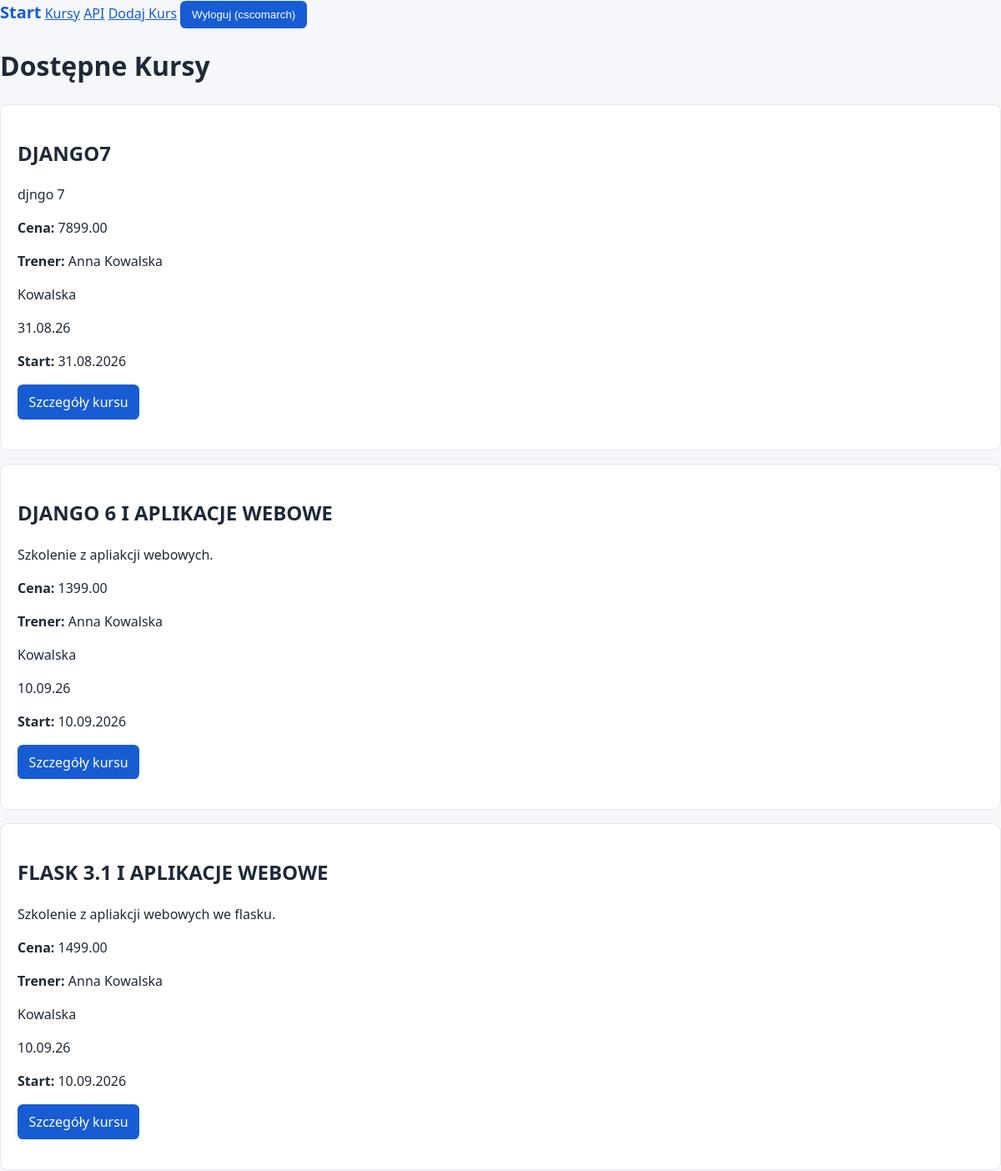
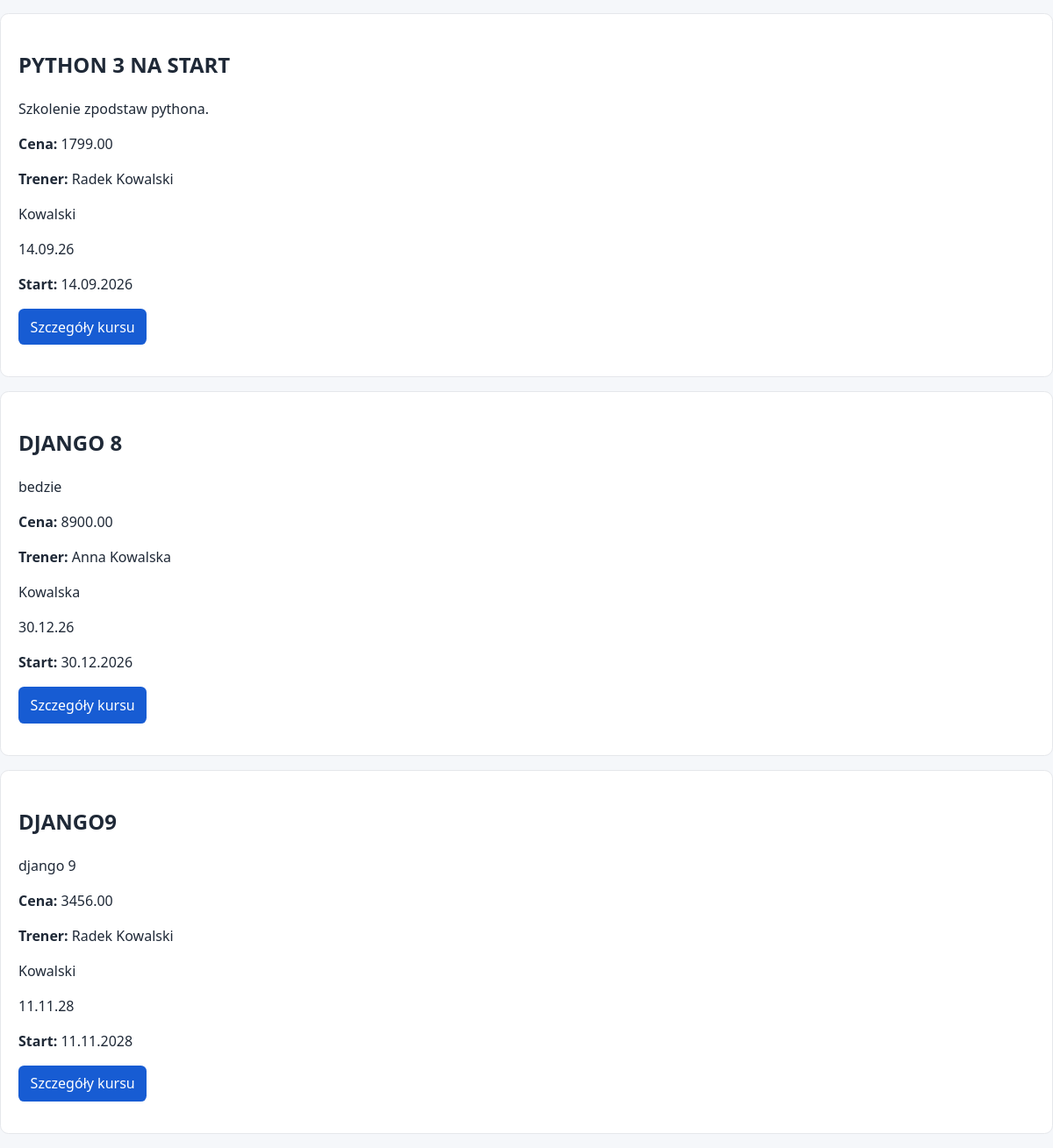
The app's page /courses/ (signed in) with its own data (2 pictures, top to bottom).
### courses/models.py (models this page shows, shortened)
class Course(models.Model):
    title = models.CharField(max_length=200)
    description = models.TextField()
    price = models.DecimalField(max_digits=10, decimal_places=2)
    start_date = models.DateField()
    active = models.BooleanField(default=True)
    max_participiants = models.PositiveIntegerField(default=20)
    trainer = models.ForeignKey(
        Trainer,
        on_delete=models.PROTECT,  # nie mozemy skasowac trenera jesli istnieje przypisany do niego kurs
        related_name="courses"
    )
    def get_absolute_url(self):
        return reverse("courses:course_detail", kwargs={"pk": self.pk})
    class Meta:
        ordering = ['start_date', 'title']

class Trainer(models.Model):
    first_name = models.CharField(max_length=100)
    last_name = models.CharField(max_length=100)
    email = models.EmailField(unique=True)
    bio = models.TextField(blank=True)  # dla pól tekstowych preferujemy blank
    def __str__(self) -> str:
        return f"{self.first_name} {self.last_name}"

### courses/views.py (the view)
# urls.py: path("courses/", views.course_list, name="course_list"),
def course_list(request):
    courses = Course.objects.filter(active=True)
    return render(
        request,
        "courses/course_list.html",
        {"courses": courses}
    )

### templates/courses/course_list.html (shortened to what this page needs)
{% extends "base.html" %}
{% block content %}
<h1>Dostępne Kursy</h1>
{% for course in courses %}
    <article class="card">
        <h2>{{ course.title|upper }}</h2>
        <p>{{ course.description|truncatewords:20 }}</p>
        <p><strong>Cena:</strong> {{ course.price }}</p>
        <p><strong>Trener:</strong> {{ course.trainer }}</p>
        <p>{{ course.trainer.last_name }}</p>
        <p>{{ course.start_date|date:"d.m.y" }}</p>
        <p><strong>Start:</strong> {{ course.start_date|date:"d.m.Y" }}</p>
        <p>
            <a class="button" href="{{ course.get_absolute_url }}">Szczegóły kursu</a>
        </p>
    </article>
{% empty %}
    <p>Brak kursów.</p>
{% endfor %}
{% endblock %}

### templates/base.html (shortened to what this page needs)
{% load static %}
<!DOCTYPE html>
<html lang="en">
<head>
    <link rel="stylesheet" href="{% static 'courses/style.css' %}">
</head>
<body>
<nav>
    <a class="brand" href="{% url 'courses:home' %}">Start</a>
    {% if user.is_authenticated %}
        <a href="{% url 'courses:course_list' %}">Kursy</a>
        <a href="{% url 'api_placeholder' %}">API</a>
        <a href="{% url 'courses:course_create' %}">Dodaj Kurs</a>
        <form action="{% url 'logout' %}" method="post" class="inline">
            <button type="submit">Wyloguj ({{ user.username }})</button>
        </form>
    {% else %}
        <a href="{% url 'login' %}">Zaloguj się</a>
    {% endif %}
</nav>
<main>
    {% block content %}{% endblock %}
</main>
</body>
</html>

### static/courses/style.css (style rules this page uses)
* { box-sizing: border-box; }
body { font-family: system-ui, sans-serif; margin: 0; line-height: 1.5; background: #f5f7fa; color: #1f2937; }
a { color: #175cd3; }
.brand { font-weight: 700; font-size: 1.25rem; text-decoration: none; }
.card { background: white; padding: 1.25rem; border-radius: .6rem; margin-bottom: 1rem; border: 1px solid #e5e7eb; }
button, .button { display: inline-block; padding: .55rem .85rem; border: 0; border-radius: .4rem; background: #175cd3; color: white; text-decoration: none; cursor: pointer; }
.inline { display: inline; }

### records on screen
Course: title "DJANGO7", description "djngo 7", price "7899.00", trainer "Anna Kowalska", trainer.last_name "Kowalska", start_date "31.08.26", start_date "31.08.2026"
Course: title "DJANGO 6 I APLIKACJE WEBOWE", description "Szkolenie z apliakcji webowych.", price "1399.00", trainer "Anna Kowalska", trainer.last_name "Kowalska", start_date "10.09.26", start_date "10.09.2026"
Course: title "FLASK 3.1 I APLIKACJE WEBOWE", description "Szkolenie z apliakcji webowych we flasku.", price "1499.00", trainer "Anna Kowalska", trainer.last_name "Kowalska", start_date "10.09.26", start_date "10.09.2026"
Course: title "PYTHON 3 NA START", description "Szkolenie zpodstaw pythona.", price "1799.00", trainer "Radek Kowalski", trainer.last_name "Kowalski", start_date "14.09.26", start_date "14.09.2026"
Course: title "DJANGO 8", description "bedzie", price "8900.00", trainer "Anna Kowalska", trainer.last_name "Kowalska", start_date "30.12.26", start_date "30.12.2026"
Course: title "DJANGO9", description "django 9", price "3456.00", trainer "Radek Kowalski", trainer.last_name "Kowalski", start_date "11.11.28", start_date "11.11.2028"

### other values on screen
{{ user.username }} "cscomarch"
